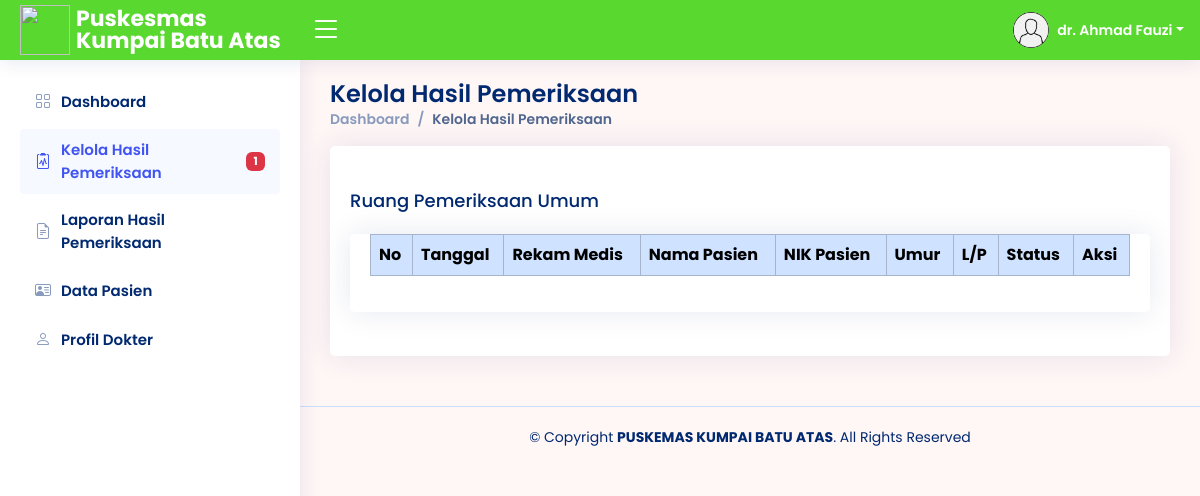
Page /dokter/Hasil_Pemeriksaan/tabel-hp.php (signed in) on the committed database.
### tables this page shows
CREATE TABLE `dokter` (
  `nip_dokter` bigint(20) NOT NULL,
  `id_ruang` bigint(20) NOT NULL,
  `foto_dokter` text NOT NULL,
  `nama_dokter` varchar(50) NOT NULL,
  `jk_dokter` enum('Laki-Laki','Perempuan') NOT NULL,
  `agama_dokter` enum('Islam','Kristen','Katolik','Hindu','Buddha','Khonghucu') NOT NULL,
  `status_pernikahan_dokter` enum('Sudah Menikah','Belum Menikah','Janda/Duda') NOT NULL,
  `alamat_dokter` varchar(100) NOT NULL,
  `no_hp_dokter` varchar(50) NOT NULL,
  `password_dokter` varchar(50) NOT NULL,
  `tgl_lahir_dokter` date NOT NULL,
  `tempat_lahir_dokter` varchar(50) NOT NULL
);

CREATE TABLE `ruang` (
  `id_ruang` bigint(20) NOT NULL,
  `nama_ruang` varchar(100) NOT NULL,
  `tipe_ruang` enum('pelayanan','internal') NOT NULL DEFAULT 'pelayanan'
);

### dokter/Hasil_Pemeriksaan/tabel-hp.php (the view, shortened to what this page needs)
<?php
require 'function-hp.php';
?>
<!DOCTYPE html>
<html lang="id">
<head>
  <?php include '../link.php'; ?>
</head>
<body>
  <?php include '../header.php';
  include '../siderbar.php'; ?>
  <main id="main" class="main">
    <div class="pagetitle">
      <h1>Kelola Hasil Pemeriksaan</h1>
      <nav>
        <ol class="breadcrumb">
          <li class="breadcrumb-item"><a href="../Dashboard/index.php">Dashboard</a></li>
          <li class="breadcrumb-item active">Kelola Hasil Pemeriksaan</li>
        </ol>
      </nav>
    </div>
    <section class="section profile">
      <div class="row">
        <div class="col-xl">
          <div class="card">
            <div class="card-body pt-3">
              <div class="tab-content pt-2">
                <?php
                $id_ru = $_SESSION['ruang_id'];
                $ambilruang = mysqli_query($conn, "SELECT b.nama_ruang FROM dokter a LEFT JOIN ruang b ON a.id_ruang = b.id_ruang WHERE a.id_ruang = '$id_ru' LIMIT 1");
                $nama_ruang = mysqli_fetch_assoc($ambilruang)['nama_ruang'];
                ?>
                <h5 class="card-title"><?= $nama_ruang; ?></h5>
                <div class="card mb-4">
                  <div class="card-body">
                    <div class="table-responsive">
                      <table class="table table-hover table-bordered table-striped hidden-until-ready" id="dataTable">
                        <thead class="table-primary">
                          <tr>
                            <th>No</th>
                            <th>Tanggal</th>
                            <th>Rekam Medis</th>
                            <th>Nama Pasien</th>
                            <th>NIK Pasien</th>
                            <th>Umur</th>
                            <th>L/P</th>
                            <th>Status</th>
                            <th>Aksi</th>
                          </tr>
                        </thead>
                      </table>
                    </div>
                  </div>
                </div>
              </div>
            </div>
          </div>
        </div>
    </section>
  </main>
  <?php include '../footer.php'; ?>
</body>
</html>

### dokter/header.php (shortened to what this page needs)
<header id="header" class="header fixed-top d-flex align-items-center">
  <div class="d-flex align-items-center justify-content-between">
    <a href="index.php" class="logo d-flex align-items-center">
      <img src="../img/logo_pkm.jpg" width="50" height="50">
      <span class="d-none d-lg-block">Puskesmas Kumpai Batu Atas</span>
    </a>
    <i class="bi bi-list toggle-sidebar-btn collapsed"></i>
  </div>
  <nav class="header-nav ms-auto">
    <?php
    $nip_dok = $_SESSION['dokter_nip'];
    $tampildokter = mysqli_query($conn, "SELECT * FROM dokter WHERE nip_dokter='$nip_dok'");
    while ($data = mysqli_fetch_array($tampildokter)) :
    ?>
      <ul class="d-flex align-items-center">
        <li class="nav-item dropdown pe-3">
          <a class="nav-link nav-profile d-flex align-items-center pe-0" href="#" data-bs-toggle="dropdown">
            <img src="../../adm/Kelola_Dokter/img/<?php echo $data['foto_dokter']; ?>" alt="<?php echo $data['foto_dokter']; ?>" class="rounded-circle">
            <span class="d-none d-md-block dropdown-toggle ps-2"><?php echo $data['nama_dokter']; ?></span>
          </a>
        </li>
      </ul>
    <?php
    endwhile;
    ?>
  </nav>
</header>

### dokter/assets/css/style5.css (style rules this page uses)
:root { scroll-behavior: smooth; }
body { font-family: "Open Sans", sans-serif; background: #fff6f6; color: #444444; }
a { color: #4154f1; text-decoration: none; }
h1, h2, h3, h4, h5, h6 { font-family: "Nunito", sans-serif; }
#main { margin-top: 60px; padding: 20px 30px; transition: all 0.3s; }
.pagetitle { margin-bottom: 10px; }
.pagetitle h1 { font-size: 24px; margin-bottom: 0; font-weight: 600; color: #012970; }
.card { margin-bottom: 30px; border: none; border-radius: 5px; box-shadow: 0px 0 30px rgba(1, 41, 112, 0.1); }
.card-title { padding: 20px 0 15px 0; font-size: 18px; font-weight: 500; color: #012970; font-family: "Poppins", sans-serif; }
.card-body { padding: 0 20px 20px 20px; }
.breadcrumb { font-size: 14px; font-family: "Nunito", sans-serif; color: #899bbd; font-weight: 600; }
.breadcrumb a { color: #899bbd; transition: 0.3s; }
.breadcrumb .breadcrumb-item::before { color: #899bbd; }
.breadcrumb .active { color: #51678f; font-weight: 600; }
.logo { line-height: 1; }
@media (min-width: 1200px) { .logo { width: 280px; } }
.logo img { margin-right: 6px; }
.logo span { font-size: 22px; font-weight: 700; color: #ffffff; font-family: "Nunito", sans-serif; }
.header { transition: all 0.5s; z-index: 997; height: 60px; box-shadow: 0px 2px 20px rgba(1, 41, 112, 0.1); background-color: #59d82f; padding-left: 20px; }
.header .toggle-sidebar-btn { font-size: 32px; padding-left: 10px; cursor: pointer; color: #ffffff; }
.header-nav ul { list-style: none; }
.header-nav>ul { margin: 0; padding: 0; }
.header-nav .nav-profile { color: #ffffff; }
.header-nav .nav-profile img { max-height: 36px; }
.header-nav .nav-profile span { font-size: 14px; font-weight: 600; }
@media (min-width: 1200px) { #main, #footer { margin-left: 300px; } }
body, h1, h2, h3, h4, h5, h6, p, a, span, td, th, label, input, button, select, .breadcrumb, .card-title, .card-text { font-family: 'Poppins', sans-serif !important; }

### rows in the picture
dokter: foto_dokter (placeholder picture), nama_dokter "dr. Ahmad Fauzi"
ruang: nama_ruang "Ruang Pemeriksaan Umum"

### other values in the picture
$jumlahNotif "1"
